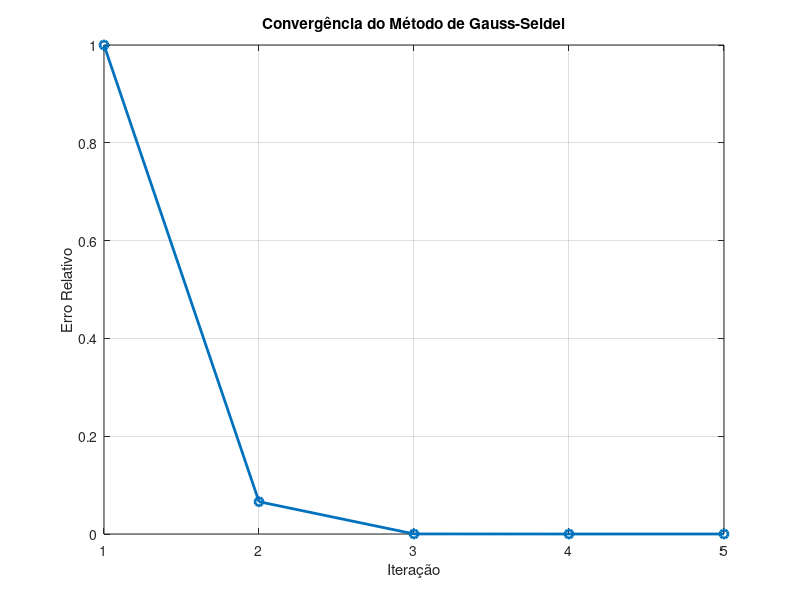

The MATLAB source for this figure:
clc;
clear all;
close all;

% Matriz original
A = [8  2 -10;
    -9  1   3;
    15 -1   6];

% Passo 1: Normalizar a matriz A
n = size(A, 1); % Número de linhas
Anorm = A; % Inicializando a matriz normalizada

% Construindo a normalização de cada linha como um sistema linear
% Método: Normalização direta das linhas
disp('--- Início da Normalização da Matriz A ---');
maxElems = zeros(n, 1); % Vetor dos maiores elementos das linhas
for i = 1:n
    maxElems(i) = max(abs(A(i, :))); % Maior elemento da linha i
    Anorm(i, :) = A(i, :) / maxElems(i);
end

% Resultado da matriz normalizada
disp('Matriz normalizada:');
disp(Anorm);

% Passo 2: Calcular as normas da matriz normalizada
norma1 = max(sum(abs(Anorm), 1));
normaInfinito = max(sum(abs(Anorm), 2));

% Exibindo as normas calculadas
fprintf('Norma 1 (|A|_1): %.4f\n', norma1);
fprintf('Norma infinito (|A|_inf): %.4f\n', normaInfinito);

% Passo 3: Implementar o método de Gauss-Seidel para convergência
disp('--- Início do Método de Gauss-Seidel ---');
tol = 1e-6; % Tolerância de erro
maxIter = 100; % Máximo de iterações
x = zeros(n, 1); % Vetor inicial de solução
b = maxElems; % Vetor do maior elemento de cada linha (normalização)
B = diag(maxElems); % Matriz diagonal (escalares)
C = Anorm; % Matriz após normalização
iterations = []; % Vetor para armazenar o erro em cada iteração

% Método de Gauss-Seidel
for k = 1:maxIter
    x_prev = x; % Solução da iteração anterior
    for i = 1:n
        sum1 = 0;
        for j = 1:n
            if j ~= i
                sum1 = sum1 + C(i, j) * x(j);
            end
        end
        x(i) = (b(i) - sum1) / B(i, i);
    end
    error = norm(x - x_prev, Inf) / norm(x, Inf);
    iterations = [iterations, error];
    if error < tol
        break; % Convergência atingida
    end
end

% Exibindo a solução final e número de iterações
disp('Solução final (fatores de normalização):');
disp(x);
fprintf('Número total de iterações: %d\n', k);

% Passo 4: Traçar o gráfico de convergência
figure;
plot(1:length(iterations), iterations, '-o', 'LineWidth', 2);
xlabel('Iteração');
ylabel('Erro Relativo');
title('Convergência do Método de Gauss-Seidel');
grid on;